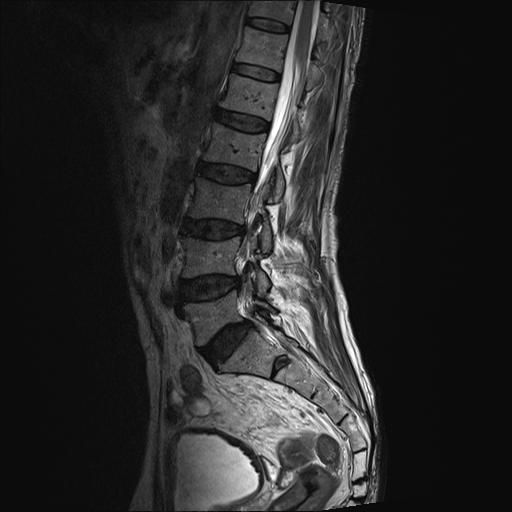
#> input picture tests/test_image.jpg, 512 x 512 px
$ jupyter execute 08_filters.ipynb
#> lines starting #> are read from the running program, lines starting #| are printed output that depends on the picture; after the words box and inside, x2 and y2 are one past the last pixel; in counts of white or black regions, pixels touching at a corner belong together
From the vidoe: https://www.youtube.com/watch?v=7FP7ndMEfsc

[cell 1]
import cv2
import scipy
import numpy as np
import scipy.signal
import scipy.ndimage
import matplotlib.pyplot as plt

[cell 2]
img = cv2.imread("tests/test_image.jpg",0)
#> img is the input picture: shape (512, 512); min 0, max 255, mean 40.1

[cell 3]
plt.imshow(img, cmap='gray')

[cell 4]
# gassuan filter via cv2
plt.imshow(cv2.GaussianBlur(img, (7,7),5), cmap='gray')
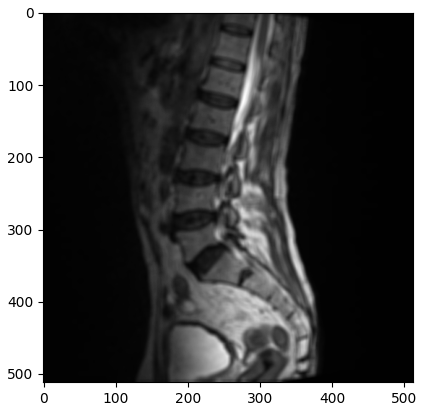
#> figure drawn by matplotlib, 1 panel

[cell 5]
# gaussian filter
gf_img = scipy.ndimage.gaussian_filter(img, sigma=5)
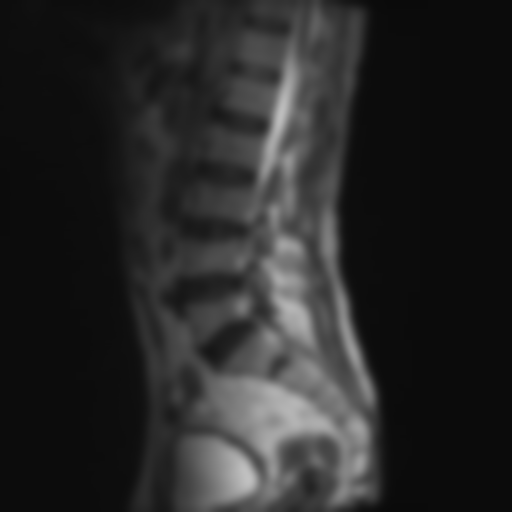
#> gf_img: shape (512, 512); min 10, max 193, mean 39.3
plt.imshow(gf_img, cmap='gray')

[cell 6]
plt.imshow(cv2.subtract(gf_img, img))
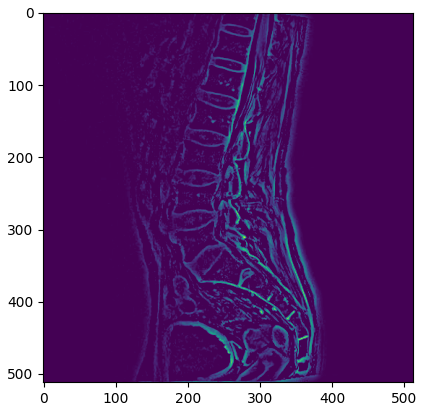
#> figure drawn by matplotlib, 1 panel

[cell 7]
# adding noise to the image
mean = 100
stddev = 20
noise = np.random.normal(mean, stddev, img.shape)
noisy_img = img + noise
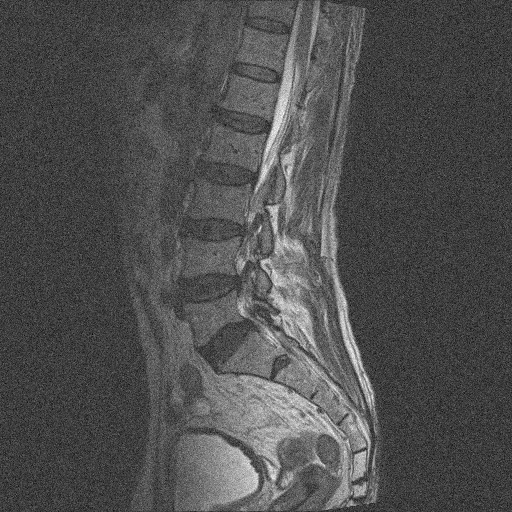
#> noisy_img: shape (512, 512) float64; min 16.96, max 410.7, mean 140.1; drawn with min black and max white

plt.imshow(noisy_img, cmap='gray')

[cell 8]
# median filter: for noise removal, salt and pepper noise
mf_img = scipy.ndimage.median_filter(noisy_img, size=7)
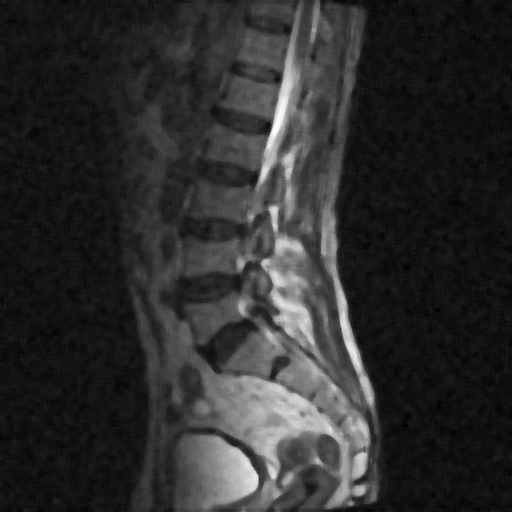
#> mf_img: shape (512, 512) float64; min 94.95, max 344, mean 140; drawn with min black and max white
plt.imshow(mf_img, cmap='gray')

[cell 9]
noisy_img.dtype

[cell 10]
# bilateral filter, a better image filter for noise reduction

bilateral_img = cv2.bilateralFilter(noisy_img.astype(np.float32), 30,30,30)
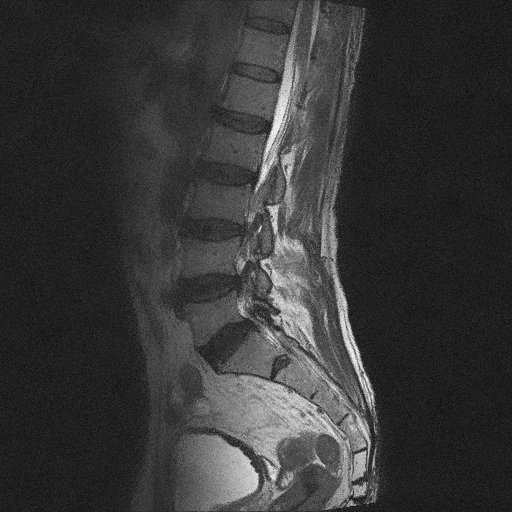
#> bilateral_img: shape (512, 512) float32; min 76.65, max 365.9, mean 140; drawn with min black and max white
plt.imshow(bilateral_img, cmap='gray')

[cell 11]
# cross correlation with cv2
template = img[200:300,150:250]
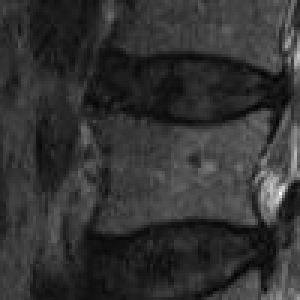
#> template: shape (100, 100) (shown 3 times larger); min 3, max 245, mean 50.8
plt.imshow(template, cmap='gray')

[cell 12]
result = cv2.matchTemplate(img, template, cv2.TM_CCORR_NORMED)
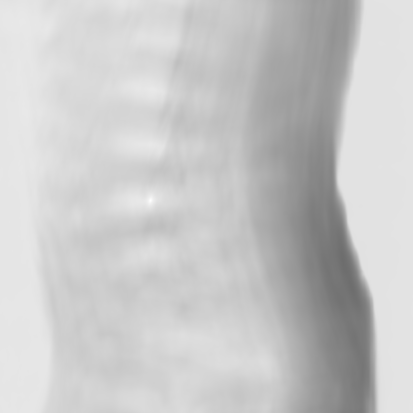
#> result: shape (413, 413) float32; min 0.43, max 1, mean 0.786

[cell 13]
# the maxium point of brightness is the most correlated point of the template
plt.imshow(result, cmap='gray')

[cell 14]
in_val, max_val, min_loc, max_loc = cv2.minMaxLoc(result)
#> in_val = 0.43; max_val = 1; min_loc = (343, 262); max_loc = (150, 200)

# Top-left corner of the matched region
top_left = max_loc
#> top_left = (150, 200)

# Draw a rectangle around the matched region on the original image
bottom_right = (top_left[0] + template.shape[0], top_left[1] + template.shape[1])
#> bottom_right = (250, 300)
matched_image = cv2.cvtColor(img, cv2.COLOR_GRAY2BGR)  # Convert to color for visualization
cv2.rectangle(matched_image, top_left, bottom_right, (0, 255, 0), 2)
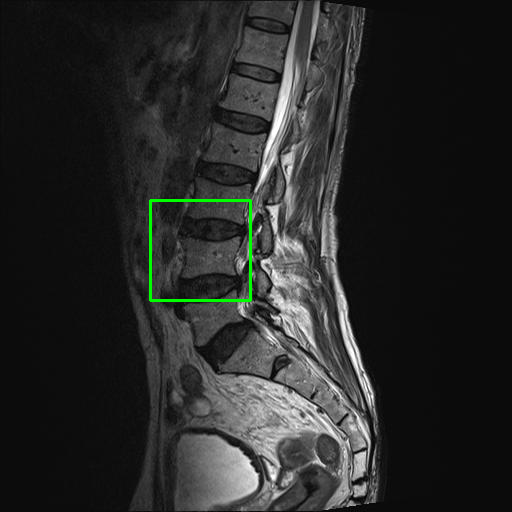
#> matched_image: shape (512, 512, 3); 0.46% of pixels changed, all inside (x1, y1, x2, y2) = (149, 199, 252, 302)

# Display the result
plt.figure(figsize=(10, 6))
plt.subplot(1, 2, 1)
plt.title('Template Matching Result')
plt.imshow(result, cmap='gray')
plt.colorbar()

plt.subplot(1, 2, 2)
plt.title('Matched Image')
plt.imshow(cv2.cvtColor(matched_image, cv2.COLOR_BGR2RGB))
plt.show()
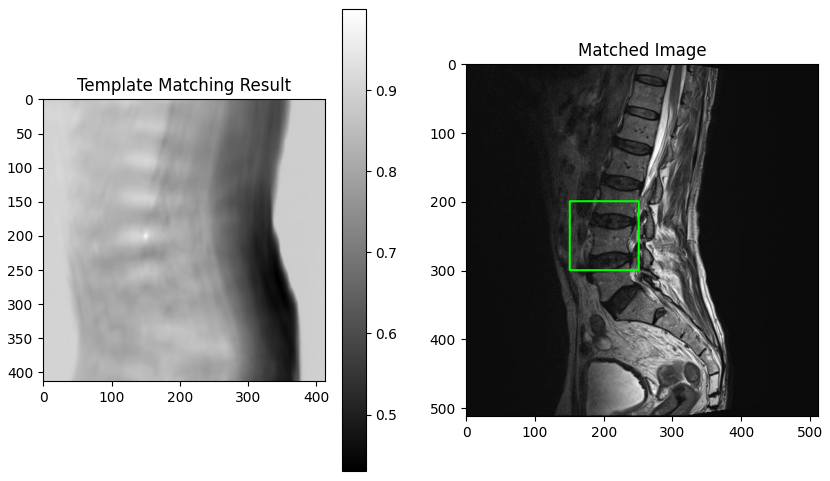
#> figure drawn by matplotlib, 3 panels

$ run again, with tests/line.jpg copied over tests/test_image.jpg
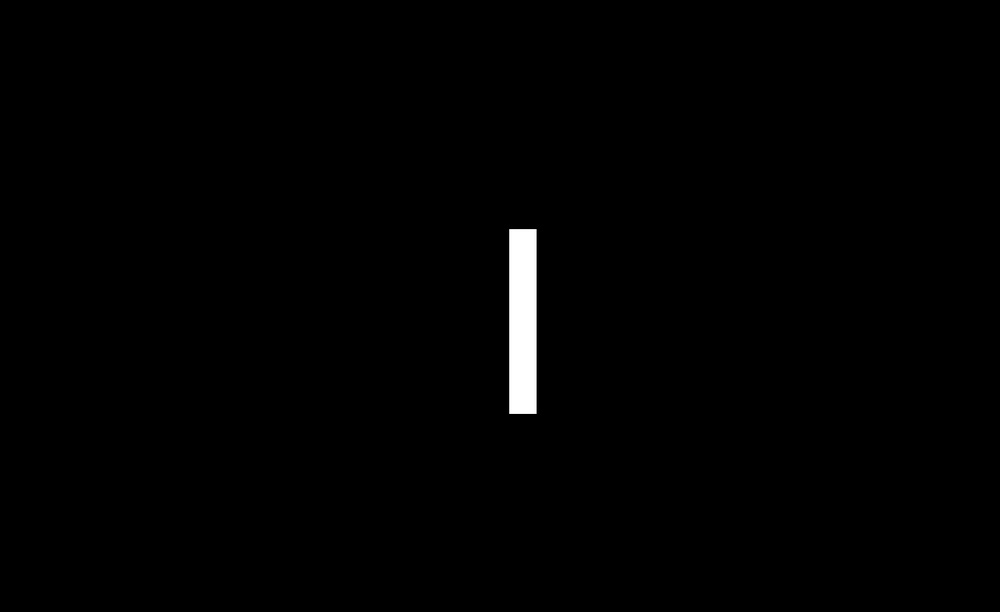
#> input picture tests/line.jpg, 1000 x 612 px, shrunk from 1353 x 828 before the run
#> img is the input picture: shape (612, 1000); min 0, max 255, mean 2.1
#> template: shape (100, 100); every value is 0
#> result: shape (513, 901) float32; every value is 0
#> in_val = 0; min_loc = (0, 0)
#> bottom_right = (100, 100)
#> matched_image: shape (612, 1000, 3); 0.16% of pixels changed, all inside (x1, y1, x2, y2) = (0, 0, 102, 102)
#> `plt.show()`:
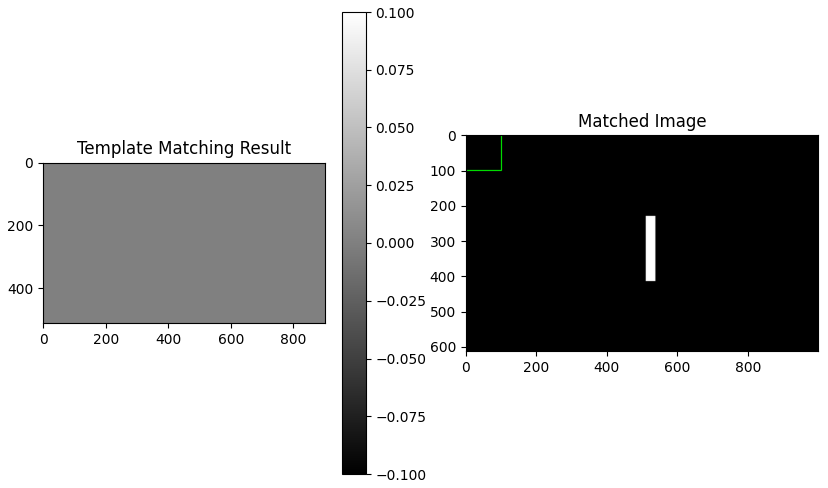
#> figure drawn by matplotlib, 3 panels
